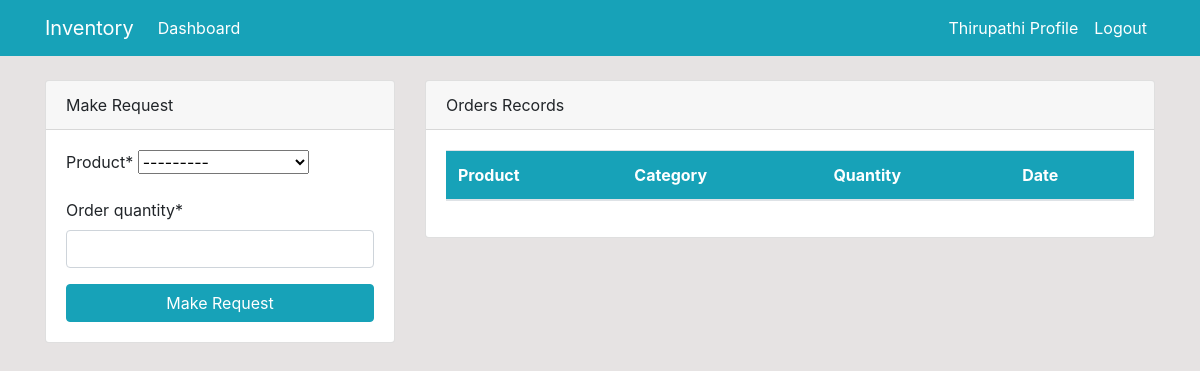
The page /dashboard (signed in) on the database as committed earlier.
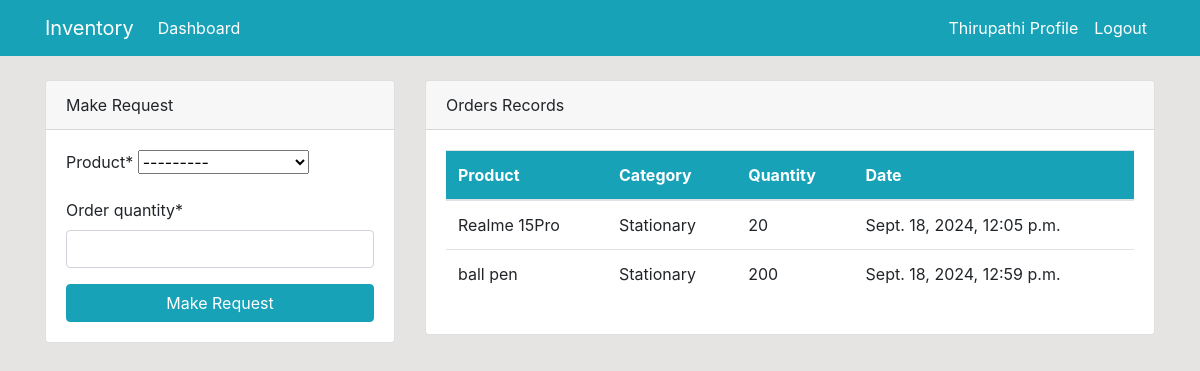
The same page on the database as committed later.
### inventory/models.py (models this page shows, shortened)
class Order(models.Model):
    product = models.ForeignKey(Product, on_delete=models.CASCADE,null=True)
    staff = models.ForeignKey(User,models.CASCADE,null= True)
    order_quantity = models.PositiveIntegerField(null= True)
    date = models.DateTimeField(auto_now_add=True)
    class Meta:
        verbose_name_plural = 'Order'

class Product(models.Model):
    name = models.CharField(max_length=100, null=True)
    category = models.CharField(max_length=20, choices= CATEGORY,null=True)
    quantity = models.PositiveIntegerField(null=True)
    class Meta:
        verbose_name_plural = 'Product'
    def __str__(self):
        return f'{self.name} - {self.quantity}'

### inventory/views.py (the view)
# urls.py: path('dashboard',views.index,name="inventory-index"),
@login_required(login_url='user-login')
def index(request):
    order= Order.objects.all()
    if request.method == 'POST':
        form = OrderForm(request.POST)
        if form.is_valid():
            instance = form.save(commit=False)
            instance.staff = request.user
            instance.save()
            return redirect('inventory-index')
    else:
        form = OrderForm()
    context = {
        'form': form,
        'order': order,
    }
    return render(request, 'inventory/index.html', context)

### inventory/forms.py
class OrderForm(forms.ModelForm):
    class Meta:
        model = Order
        fields = ['product','order_quantity']

### templates/inventory/index.html (shortened to what the changed rows need)
{% extends "partials/base.html" %}
{% block content %}
{% if user.is_authenticated and user.is_staff and user.is_superuser %}
{% include 'partials/topnav.html' %}
 <div class="container">
    <div class="row my-5">
        <div class="col-md-6">
            <div class="bg-white">
                <canvas id="myChart1" width="400" height="300"></canvas>
                <script>
                    var ctx = document.getElementById('myChart1').getContext('2d');
                    var myChart1 = new Chart(ctx, {
                        type: 'pie',
                        data: {
                            labels: ['Red', 'Blue', 'Yellow', 'Green', 'Purple', 'Orange'],
                            datasets: [{
                                label: 'Products',
                                data: [12, 19, 3, 5, 2, 3],
                                backgroundColor: [
                                    'rgba(255, 99, 132, 1)',
                                    'rgba(54, 162, 235, 1)',
                                    'rgba(255, 206, 86, 1)',
                                    'rgba(75, 192, 192, 1)',
                                    'rgba(153, 102, 255, 1)',
                                    'rgba(255, 159, 64, 1)'
                                ],
                                borderColor: [
                                    'rgba(255, 99, 132, 1)',
                                    'rgba(54, 162, 235, 1)',
                                    'rgba(255, 206, 86, 1)',
                                    'rgba(75, 192, 192, 1)',
                                    'rgba(153, 102, 255, 1)',
                                    'rgba(255, 159, 64, 1)'
                                ],
                                borderWidth: 1
                            }]
                        },
                        options: {
                            scales: {
                                yAxes: [{
                                    ticks: {
                                        beginAtZero: true
                                    }
                                }]
                            }
                        }
                    });
                </script>
            </div>
        </div>
        <div class="col-md-6">
            <div class="bg-white">
                <canvas id="myChart" width="400" height="300"></canvas>
                <script>
                    var ctx = document.getElementById('myChart').getContext('2d');
                    var myChart = new Chart(ctx, {
                        type: 'bar',
                        data: {
                            labels: ['Red', 'Blue', 'Yellow', 'Green', 'Purple', 'Orange'],
                            datasets: [{
                                label: 'Products',
                                data: [12, 19, 3, 5, 2, 3],
                                backgroundColor: [
                                    'rgba(255, 99, 132, 1)',
                                    'rgba(54, 162, 235, 1)',
                                    'rgba(255, 206, 86, 1)',
                                    'rgba(75, 192, 192, 1)',
                                    'rgba(153, 102, 255, 1)',
                                    'rgba(255, 159, 64, 1)'
                                ],
                                borderColor: [
                                    'rgba(255, 99, 132, 1)',
                                    'rgba(54, 162, 235, 1)',
                                    'rgba(255, 206, 86, 1)',
                                    'rgba(75, 192, 192, 1)',
                                    'rgba(153, 102, 255, 1)',
                                    'rgba(255, 159, 64, 1)'
                                ],
                                borderWidth: 1
                            }]
                        },
                        options: {
                            scales: {
                                yAxes: [{
                                    ticks: {
                                        beginAtZero: true
                                    }
                                }]
                            }
                        }
                    });
                </script>
            </div>
        </div>
    </div>
</div>
{% else %}
{% include 'inventory/staff_index.html'%}
{% endif %}
{% endblock content %}

### templates/inventory/staff_index.html (shortened to what this page needs)
{% load crispy_forms_tags %}
<div class="container">
    <div>
        <div class="row mt-4">
            <div class="col-md-4">
                <div class="card">
                    <div class="card-header">
                        Make Request
                    </div>
                    <div class="card-body">
                        <form method="POST">
                            {{form|crispy}}
                            <input class="btn btn-info btn-block" type="submit" value="Make Request">
                        </form>
                    </div>
                </div>
            </div>
            <div class="col-md-8">
                <div class="card">
                    <div class="card-header">
                        Orders Records
                    </div>
                    <div class="card-body">
                        <table class="table bg-white">
                            <thead class="bg-info text-white">
                                <tr>
                                    <th scope="col">Product</th>
                                    <th scope="col">Category</th>
                                    <th scope="col">Quantity</th>
                                    <th scope="col">Date</th>
                                </tr>
                            </thead>
                            <tbody>
                                {% for order in order %}
                                {% if order.staff == user %}
                                <tr>
                                    <td>{{order.product.name}}</td>
                                    <td>{{order.product.category}}</td>
                                    <td>{{order.order_quantity}}</td>
                                    <td>{{order.date}}</td>
                                </tr>
                                {% endif %}
                                {% endfor %}
                            </tbody>
                        </table>
                    </div>
                </div>
            </div>
        </div>
    </div>
</div>

Rows that differ between the two databases and show on the page:
added Order: product.name "Realme 15Pro", product.category "Stationary", order_quantity "20", date "Sept. 18, 2024, 12:05 p.m."
added Order: product.name "ball pen", product.category "Stationary", order_quantity "200", date "Sept. 18, 2024, 12:59 p.m."
